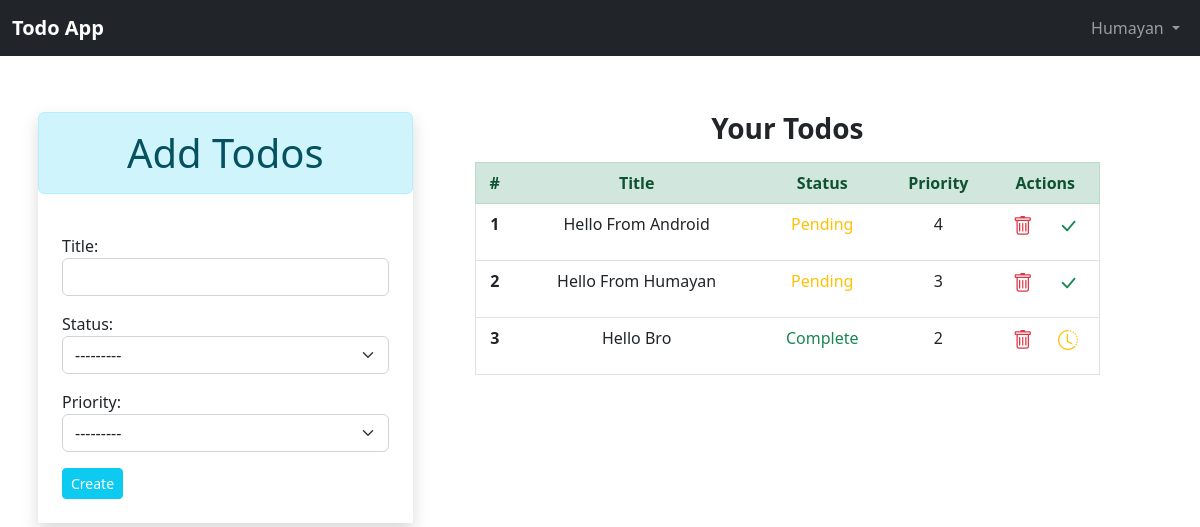
Screenshot of / (signed in) with the database file from the repository.
### app/models.py (models this page shows, shortened)
class Todo(models.Model):
    status_choices = [
        ('C', 'COMPLETED'),
        ('P', 'PENDING'),
    ]
    priority_choices = [
        ('1', '1'),
        ('2', '2'),
        ('3', '3'),
        ('4', '4'),
        ('5', '5'),
    ]
    user = models.ForeignKey(User, on_delete=models.CASCADE)
    title = models.CharField(max_length=50)
    status = models.CharField(max_length=2, choices=status_choices)
    date = models.DateTimeField(auto_now_add=True)
    priority = models.CharField(max_length=2, choices=priority_choices)

### app/views.py (the view)
# urls.py: path('', views.home, name="home"),
def home(request):
    if request.user.is_authenticated:
        user = request.user
        if request.method == 'POST':
            form = TodoForm(request.POST)
            if form.is_valid():
                todo = form.save(commit=False)
                todo.user = user
                todo.save()
                messages.success(request, 'Todo added successfully.')
                return redirect('home')
        else:
            form = TodoForm()
        todos = Todo.objects.filter(user=user).order_by("-priority")
        return render(request, 'app/home.html', {'form': form, 'todos': todos})
    else:
        messages.error(request, "You must login to view your todos.")
        return redirect('login')

### app/forms.py
class TodoForm(forms.ModelForm):
    class Meta:
        model = Todo
        fields = ["title", "status", "priority"]
        widgets = {
            'title': forms.TextInput(attrs={'class': 'form-control'}),
            'status': forms.Select(attrs={'class': 'form-select'}),
            'priority': forms.Select(attrs={'class': 'form-select'}),
        }

### app/templates/app/home.html (shortened to what this page needs)
{% extends 'app/base.html' %}
{% block content %}
<div class="row p-2">
    <div class="col-lg-4 mx-auto p-0 mb-5">
        <div class="shadow">
            <div class="text-center mb-3">
                <h1 class="alert alert-info">Add Todos</h1>
            </div>
            <div class="p-4">
                <form action="" method="POST" novalidate>
                    {% for data in form %}
                        <div class="form-group mb-3">
                            {{ data.label_tag }}
                            {{ data }}
                        </div>
                    {% endfor %}
                    <input type="submit" value="Create" class="btn btn-info btn-sm text-white">
                </form>
            </div>
        </div>
    </div>
    <div class="col p-0">
        <div class="col-lg-10 mx-auto">
            {% if todos %}
                <div class="text-center mb-3">
                    <h3 class="fw-bold">Your Todos </h3>
                </div>
                <table class="table border text-center">
                    <thead>
                    <tr class="alert alert-success">
                        <th scope="col">#</th>
                        <th scope="col">Title</th>
                        <th scope="col">Status</th>
                        <th scope="col">Priority</th>
                        <th scope="col">Actions</th>
                    </tr>
                    </thead>
                    <tbody>
                        {% for todo in todos %}
                            <tr>
                                <th scope="row">{{ forloop.counter }}</th>
                                <td>{{ todo.title | title }}</td>
                                <td>
                                    {% if todo.status == 'P' %}
                                        <p class="text-warning">Pending</p>
                                    {% else %}
                                        <p class="text-success">Complete</p>
                                    {% endif %}
                                </td>
                                <td>{{ todo.priority }}</td>
                                <td>
                                    <div class="d-flex justify-content-around">
                                        <a href="{% url 'delete' todo.id %}" title="Delete" class="text-danger fs-5"><i class="bi bi-trash"></i></a>
                                        {% if todo.status == 'P' %}
                                            <a href="{% url 'status' todo.id 'C' %}" title="Mark as Done" class="text-success fs-5"><i class="bi bi-check-lg"></i></a>
                                        {% else %}
                                            <a href="{% url 'status' todo.id 'P' %}" title="Pending" class="text-warning fs-5"><i class="bi bi-clock-history"></i></a>
                                        {% endif %}
                                    </div>
                                </td>
                            </tr>
                        {% endfor %}
                    </tbody>
                </table>
            {% else %}
                <div class="p-4">
                    <div class="text-center alert alert-warning">
                        <p class="fw-bold display-6">You don't have any Todos.</p>
                    </div>
                </div>
            {% endif %}
</div>
{% endblock  %}

### app/templates/app/base.html (shortened to what this page needs)
<!DOCTYPE html>
<html lang="en">
<head>
    <link href="https://cdn.jsdelivr.net/npm/bootstrap@5.2.3/dist/css/bootstrap.min.css" rel="stylesheet">
    <link rel="stylesheet" href="https://cdn.jsdelivr.net/npm/bootstrap-icons@1.10.2/font/bootstrap-icons.css">
</head>
<body>
    <nav class="navbar navbar-expand-lg navbar-dark bg-dark">
        <div class="container-fluid">
          <a class="navbar-brand fw-bold" href="{% url 'home' %}">Todo App</a>
          <div class="collapse navbar-collapse" id="navbarSupportedContent">
            <ul class="navbar-nav ms-auto mb-2 mb-lg-0">
              {% if not user.is_authenticated %}
                <li class="nav-item">
                  <a class="nav-link" href="{% url 'login' %}">Login</a>
                </li>
                <li class="nav-item">
                  <a class="nav-link" href="{% url 'signup' %}">Sign Up</a>
                </li>
              {% else %}
                <li class="nav-item dropdown">
                  <a class="nav-link dropdown-toggle" href="#" role="button" data-bs-toggle="dropdown" aria-expanded="false">
                    {{ request.user | title }}
                  </a>
                  </li>
              {% endif %}
            </ul>
          </div>
        </div>
    </nav>
    <div class="container mt-5">
        {% block content %}
        {% endblock  %}
    </div>
</body>
</html>

### rows the page displays
Todo: title "Hello From Android", status "Pending", priority "4"
Todo: title "Hello From Humayan", status "Pending", priority "3"
Todo: title "Hello Bro", status "Complete", priority "2"

### other values shown
{{ request.user | title }} "Humayan"
{{ data.label_tag }} "Title:" "Status:" "Priority:"
